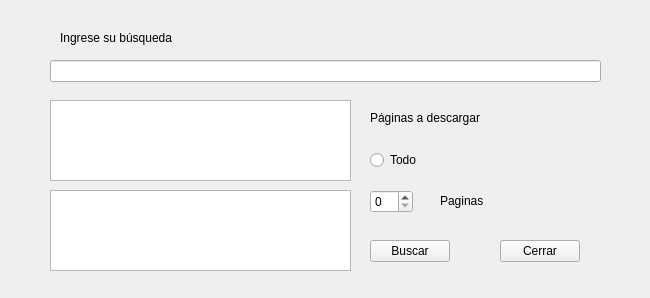
<?xml version="1.0" encoding="UTF-8"?>
<ui version="4.0">
 <class>Form</class>
 <widget class="QWidget" name="Form">
  <property name="geometry">
   <rect>
    <x>0</x>
    <y>0</y>
    <width>650</width>
    <height>298</height>
   </rect>
  </property>
  <property name="windowTitle">
   <string>Form</string>
  </property>
  <widget class="QRadioButton" name="RBSelection">
   <property name="geometry">
    <rect>
     <x>370</x>
     <y>150</y>
     <width>99</width>
     <height>20</height>
    </rect>
   </property>
   <property name="text">
    <string>Todo</string>
   </property>
  </widget>
  <widget class="QPushButton" name="SearchButton">
   <property name="geometry">
    <rect>
     <x>370</x>
     <y>240</y>
     <width>80</width>
     <height>22</height>
    </rect>
   </property>
   <property name="text">
    <string>Buscar</string>
   </property>
  </widget>
  <widget class="QPushButton" name="CloseButton">
   <property name="geometry">
    <rect>
     <x>500</x>
     <y>240</y>
     <width>80</width>
     <height>22</height>
    </rect>
   </property>
   <property name="text">
    <string>Cerrar</string>
   </property>
  </widget>
  <widget class="QLineEdit" name="SearchLine">
   <property name="geometry">
    <rect>
     <x>50</x>
     <y>60</y>
     <width>551</width>
     <height>22</height>
    </rect>
   </property>
  </widget>
  <widget class="QLabel" name="SearchLabel">
   <property name="geometry">
    <rect>
     <x>60</x>
     <y>30</y>
     <width>131</width>
     <height>16</height>
    </rect>
   </property>
   <property name="text">
    <string>Ingrese su búsqueda</string>
   </property>
  </widget>
  <widget class="QLabel" name="SelectionLabel">
   <property name="geometry">
    <rect>
     <x>370</x>
     <y>110</y>
     <width>141</width>
     <height>16</height>
    </rect>
   </property>
   <property name="text">
    <string>Páginas a descargar</string>
   </property>
  </widget>
  <widget class="QSpinBox" name="PagesNumber">
   <property name="geometry">
    <rect>
     <x>370</x>
     <y>190</y>
     <width>43</width>
     <height>23</height>
    </rect>
   </property>
  </widget>
  <widget class="QTextBrowser" name="ComsLabel">
   <property name="geometry">
    <rect>
     <x>50</x>
     <y>100</y>
     <width>301</width>
     <height>81</height>
    </rect>
   </property>
  </widget>
  <widget class="QLabel" name="PagesLabel">
   <property name="geometry">
    <rect>
     <x>440</x>
     <y>190</y>
     <width>57</width>
     <height>21</height>
    </rect>
   </property>
   <property name="text">
    <string>Paginas</string>
   </property>
  </widget>
  <widget class="QTextBrowser" name="ComsLabel_2">
   <property name="geometry">
    <rect>
     <x>50</x>
     <y>190</y>
     <width>301</width>
     <height>81</height>
    </rect>
   </property>
  </widget>
 </widget>
 <resources/>
 <connections/>
</ui>
